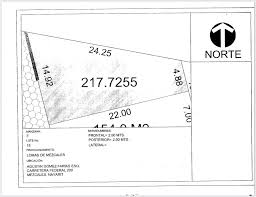
#> input picture ProyectoLotes/images.jpeg, 256 x 197 px
$ python TecnicaHough.py
#> lines starting #> are read from the running program, lines starting #| are printed output that depends on the picture; after the words box and inside, x2 and y2 are one past the last pixel; in counts of white or black regions, pixels touching at a corner belong together
import cv2
import numpy as np
import matplotlib.pyplot as plt


# 1. Cargar imagen y convertir a escala de grises
img = cv2.imread('images.jpeg')
#> img is the input picture: shape (197, 256, 3); mean B, G, R 243.3, 243.3, 243.3
gray = cv2.cvtColor(img, cv2.COLOR_BGR2GRAY)

# 2. Detectar bordes (Canny)
edges = cv2.Canny(gray, 50, 150, apertureSize=3)
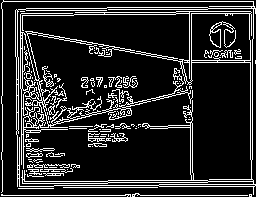
#> edges: shape (197, 256); 15.6% white in thin lines or dots

# 3. Aplicar Transformada de Hough para líneas
lines = cv2.HoughLines(edges, 1, np.pi/180, threshold=100)
#> lines = 48 rows, first 8: [1, 1.57], [195, 1.57], [2, 0], [180, 1.59], [9, 1.59], [7, 1.59], [16, 1.55], [183, 1.55]

# 4. Dibujar las líneas detectadas
if lines is not None:
    for rho, theta in lines[:, 0]:
        a = np.cos(theta)
        b = np.sin(theta)
        x0 = a * rho
        y0 = b * rho
        x1 = int(x0 + 1000 * (-b))
        y1 = int(y0 + 1000 * (a))
        x2 = int(x0 - 1000 * (-b))
        y2 = int(y0 - 1000 * (a))
        cv2.line(img, (x1, y1), (x2, y2), (0, 0, 255), 2)
#> this loop made 48 passes
#> (rho, theta, a, b, x0, y0, x1, y1) on passes 2 to 13: (195, 1.57, -4.37e-08, 1, -8.52e-06, 195, -1000, 194), (2, 0, 1, 0, 2, 0, 2, 1000), (180, 1.59, -0.0175, 1, -3.14, 180, -1002, 162), (9, 1.59, -0.0175, 1, -0.157, 9, -1000, -8), (7, 1.59, -0.0175, 1, -0.122, 7, -999, -10), (16, 1.55, 0.0175, 1, 0.279, 16, -999, 33), (183, 1.55, 0.0175, 1, 3.19, 183, -996, 200), (181, 1.57, -4.37e-08, 1, -7.91e-06, 181, -1000, 180), (182, 1.59, -0.0175, 1, -3.18, 182, -1003, 164), (186, 1.57, -4.37e-08, 1, -8.13e-06, 186, -1000, 185), (26, 1.75, -0.174, 0.985, -4.51, 25.61, -989, -148), (14, 1.55, 0.0175, 1, 0.244, 14, -999, 31)
#> (rho, theta, b, x0, y0, x1, y1, x2) on pass 1: (1, 1.57, 1, -4.37e-08, 1, -1000, 0, 999)
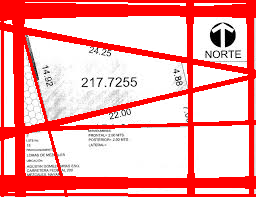
#> img: shape (197, 256, 3); mean B, G, R 166.2, 166.2, 247.6

# 5. Mostrar resultados
    plt.imshow(img, cmap='gray')
    plt.title("Después de Apertura (Texto Eliminado)")
    plt.show()

$ run again, with ProyectoLotes/hoja.jpeg copied over ProyectoLotes/images.jpeg
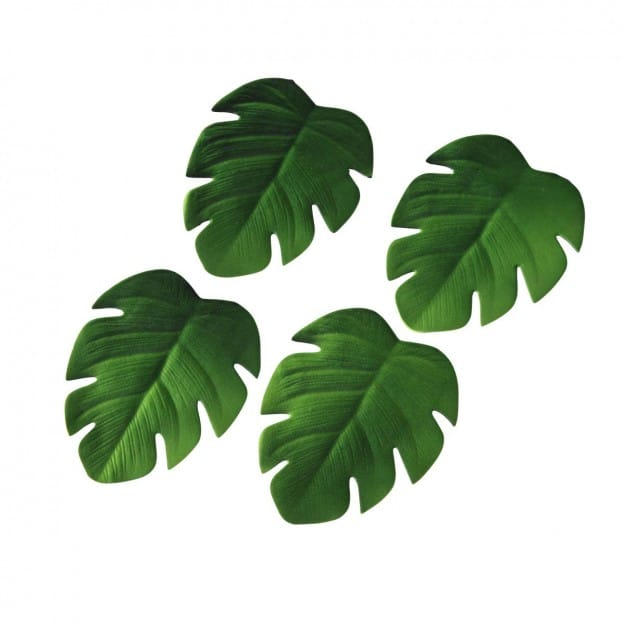
#> input picture ProyectoLotes/hoja.jpeg, 625 x 625 px
#> img is the input picture: shape (625, 625, 3); mean B, G, R 192.3, 207.4, 196.4
#> `edges = cv2.Canny(gray, 50, 150, apertureSize=3)`:
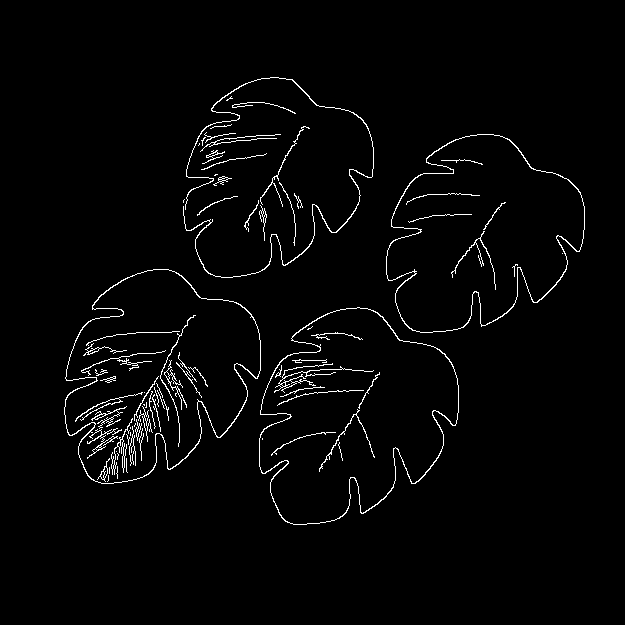
#> edges: shape (625, 625); 2.3% white in thin lines or dots, all inside (x1, y1, x2, y2) = (64, 77, 585, 525)
#> lines = [[324, 0.524], [326, 0.506]]
#> the loop `for rho, theta in lines[:, 0]:` made 2 passes
#> (rho, theta, a, b, x0, y0, x1, y1) on passes 1 to 2: (324, 0.524, 0.866, 0.5, 280.6, 162, -219, 1028), (326, 0.506, 0.875, 0.485, 285.1, 158, -199, 1032)
#> after the loop `for rho, theta in lines[:, 0]:`:
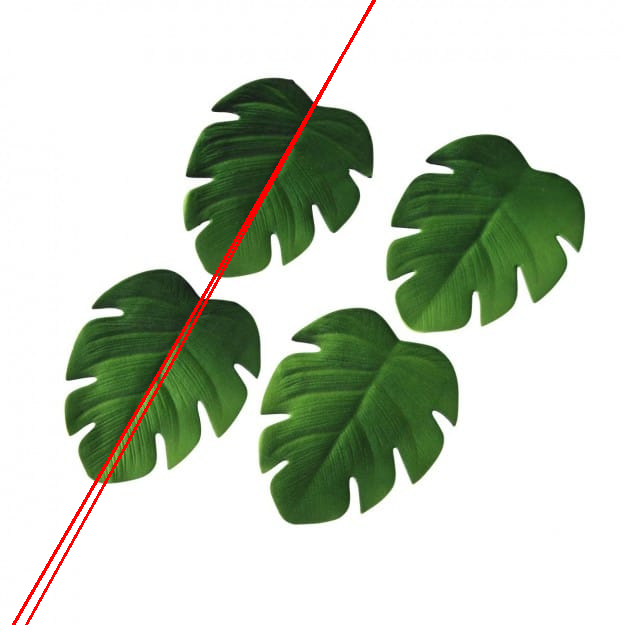
#> img: shape (625, 625, 3); 1.04% of pixels changed, all inside (x1, y1, x2, y2) = (12, 0, 376, 625)
